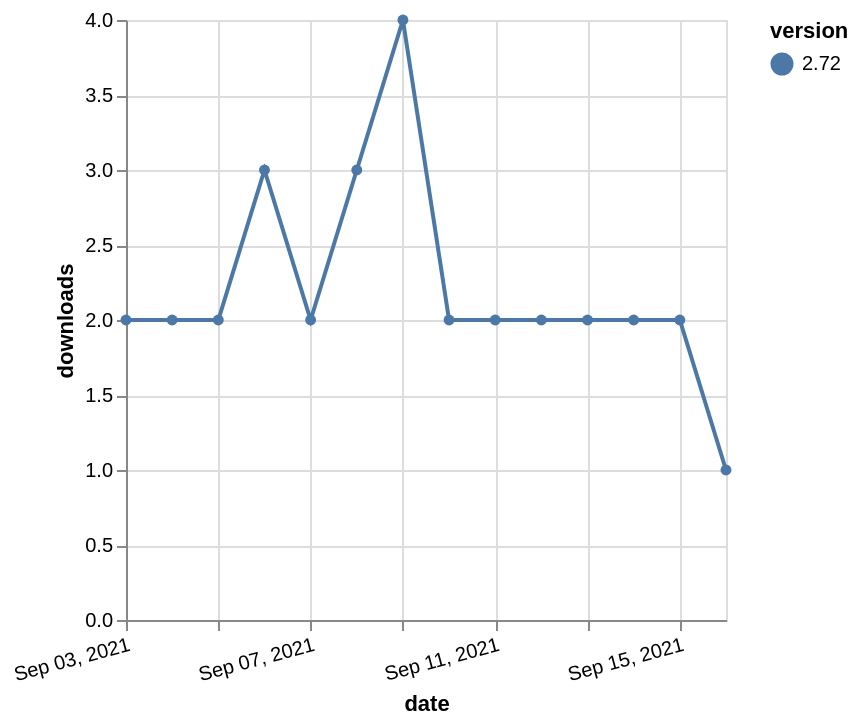

Vega-Lite specification stored for this chart:
### Vega-Lite specification from a JSON file in a GitHub repository (floating-point values rounded to 4 significant figures)
{"$schema": "https://vega.github.io/schema/vega-lite/v5.json", "description": "A simple bar chart with embedded data.", "data": {"values": [{"date": "2021-09-03", "total": 3053, "delta": 2, "version": "2.72"}, {"date": "2021-09-04", "total": 3055, "delta": 2, "version": "2.72"}, {"date": "2021-09-05", "total": 3057, "delta": 2, "version": "2.72"}, {"date": "2021-09-06", "total": 3060, "delta": 3, "version": "2.72"}, {"date": "2021-09-07", "total": 3062, "delta": 2, "version": "2.72"}, {"date": "2021-09-08", "total": 3065, "delta": 3, "version": "2.72"}, {"date": "2021-09-09", "total": 3069, "delta": 4, "version": "2.72"}, {"date": "2021-09-10", "total": 3071, "delta": 2, "version": "2.72"}, {"date": "2021-09-11", "total": 3073, "delta": 2, "version": "2.72"}, {"date": "2021-09-12", "total": 3075, "delta": 2, "version": "2.72"}, {"date": "2021-09-13", "total": 3077, "delta": 2, "version": "2.72"}, {"date": "2021-09-14", "total": 3079, "delta": 2, "version": "2.72"}, {"date": "2021-09-15", "total": 3081, "delta": 2, "version": "2.72"}, {"date": "2021-09-16", "total": 3082, "delta": 1, "version": "2.72"}]}, "width": "container", "mark": {"type": "line", "point": {"filled": true}}, "encoding": {"x": {"field": "date", "type": "temporal", "timeUnit": "yearmonthdate", "title": "date", "axis": {"labelAngle": -15}}, "y": {"field": "delta", "type": "quantitative", "title": "downloads"}, "color": {"field": "version", "type": "nominal"}, "tooltip": {"field": "delta"}}}
